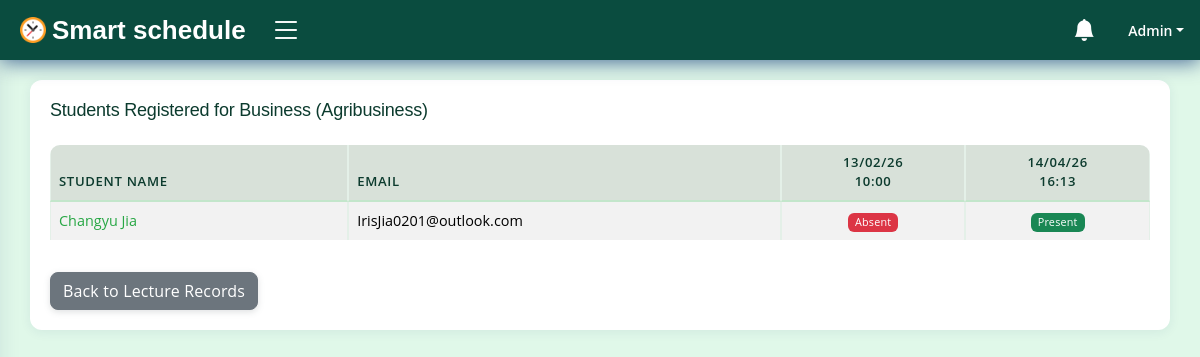
/campus/unit/3df60007-406f-40d2-bd38-032f21b98ce2/students/ (signed in), run on an earlier commit of the app's database.
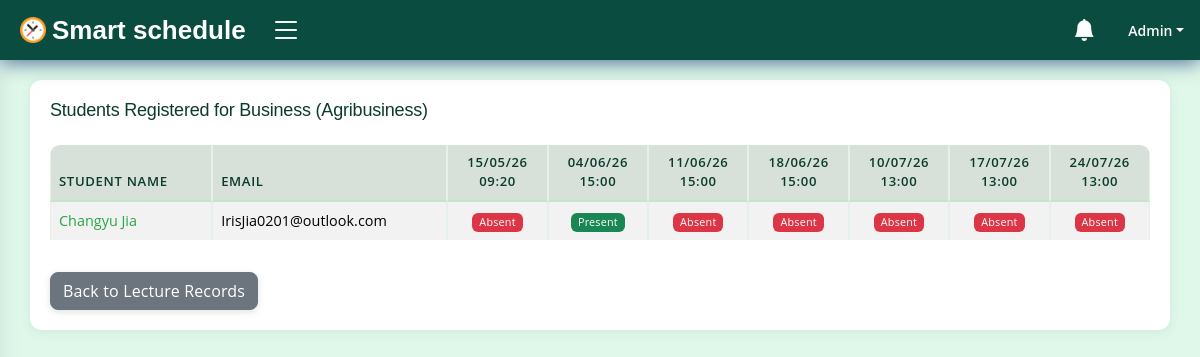
And on a later commit of the database.
### accounts/models.py (models this page shows, shortened)
class User(AbstractUser):
    REMINDER_TIME_CHOICES = [
        ('60min', '60 minutes before'),
        ('30min', '30 minutes before'),
        ('15min', '15 minutes before'),
        ('instant', 'Instant'),
    ]
    NOTIFICATION_METHOD_CHOICES = [
        ('in_app', 'In-App'),
        ('email', 'Email'),
        ('both', 'Both'),
    ]
    id = models.CharField(max_length=50, primary_key=True, unique=True, editable=False)
    first_name = models.CharField(max_length=15, blank=False)
    last_name = models.CharField(max_length=15, blank=False)
    email = models.EmailField(unique=True)
    gender = models.CharField(max_length=7, blank=False)
    dob = models.DateField(null=True, blank=False, db_column='Date of Birth')
    age = models.PositiveIntegerField(default=0, editable=False)
    mobile_no = PhoneNumberField()
    is_student = models.BooleanField(default=False)
    date_updated = models.DateTimeField(auto_now=True)
    reminder_preference = models.CharField(
        max_length=100,  # Increased length to store multiple values
        default='15min',
        verbose_name='Reminder Times',
        help_text='Select one or more reminder times.'
    )
    notification_method = models.CharField(
        max_length=10,
        choices=NOTIFICATION_METHOD_CHOICES,
        default='in_app',
        verbose_name='Notification Method',
    )
    REQUIRED_FIELDS = ['username']
    USERNAME_FIELD = 'email'
    def __str__(self) -> str:
        return self.username
    class Meta:
        ordering = ['username', 'first_name', 'last_name']

class Student(models.Model):
    id = models.CharField(max_length=50, primary_key=True, unique=True, editable=False)
    student_name = models.OneToOneField(User, on_delete=models.CASCADE, editable=False)
    school = models.CharField(max_length=70, blank=False)
    department = models.CharField(max_length=70, blank=False)
    reg_no = models.CharField(max_length=14, blank=False, unique=True, db_column='Registration No.')
    year = models.CharField(max_length=10, blank=False, db_column='Year of Study')
    semester = models.CharField(max_length=1, blank=False)
    programme = models.CharField(max_length=35, blank=False)
    course = models.CharField(max_length=50, blank=False)
    date_created = models.DateTimeField(auto_now_add=True)
    date_updated = models.DateTimeField(auto_now=True)
    class Meta:
        ordering = ['student_name', 'reg_no']
        verbose_name_plural = 'Students records'

### campus/models.py (models this page shows, shortened)
class BookedUnit(models.Model):
    id = models.CharField(max_length=50, primary_key=True, unique=True, editable=False)
    lecturer = models.ForeignKey(Faculty, on_delete=models.CASCADE)
    students_course = models.CharField(max_length=50, blank=False)
    course = models.ForeignKey(Course, on_delete=models.CASCADE)
    year_of_study = models.CharField(max_length=10, blank=False)
    semester = models.CharField(max_length=1, blank=False)
    booking_date = models.DateTimeField(auto_now_add=True)
    date_updated = models.DateTimeField(auto_now=True)
    class Meta:
        ordering = ['course__name', 'lecturer']
        verbose_name_plural = 'Booked units'

class Course(models.Model):
    id = models.CharField(max_length=50, primary_key=True, unique=True, editable=False)
    name = models.CharField(max_length=80, unique=True, blank=False)
    code = models.CharField(max_length=10, unique=True, blank=False)
    description = models.TextField(blank=True, null=True)
    date_created = models.DateTimeField(auto_now_add=True)
    date_updated = models.DateTimeField(auto_now=True)
    class Meta:
        ordering = ['name']
        verbose_name_plural = 'Courses'

class Lecture(models.Model):
    STATUS_CHOICES = (
        ('scheduled', 'Scheduled'),
        ('completed', 'Completed'),
        ('missed', 'Missed'),
        ('exempt', 'Exempt'),
    )
    RECURRENCE_CHOICES = (
        ('none', 'None'),
        ('daily', 'Daily'),
        ('weekly', 'Weekly'),
        ('monthly', 'Monthly'),
    )
    END_CONDITION_CHOICES = (
        ('count', 'By Count'),
        ('date', 'By Date'),
    )
    id = models.CharField(max_length=50, primary_key=True, unique=True, editable=False)
    lecturer = models.ForeignKey(Faculty, on_delete=models.CASCADE, editable=False)
    student = models.ForeignKey(Student, on_delete=models.CASCADE, null=True, editable=False)
    lecture_hall = models.ForeignKey('LectureHall', on_delete=models.CASCADE, editable=False, null=True, db_column='Venue')
    unit_name = models.ForeignKey(BookedUnit, on_delete=models.CASCADE)
    lecture_date = models.DateField(null=False, blank=False)
    start_time = models.TimeField(null=False, blank=False, db_column='Scheduled start time')
    end_time = models.TimeField(null=False, blank=False, db_column='Scheduled end time')
    recurrence_pattern = models.CharField(max_length=10, choices=RECURRENCE_CHOICES, default='none')
    recurrence_end_type = models.CharField(max_length=10, choices=END_CONDITION_CHOICES, null=True, blank=True)
    recurrence_count = models.PositiveIntegerField(null=True, blank=True)
    recurrence_end_date = models.DateField(null=True, blank=True)
    parent_event_id = models.CharField(max_length=50, null=True, blank=True)
    total_students = models.PositiveIntegerField(default=0, editable=False)
    is_attending = models.BooleanField(default=False)
    is_taught = models.BooleanField(default=False, editable=False)
    status = models.CharField(max_length=10, choices=STATUS_CHOICES, default='scheduled')
    date_scheduled = models.DateTimeField(auto_now_add=True)
    date_updated = models.DateTimeField(auto_now=True)
    class Meta:
        ordering = ['lecturer', 'lecture_hall', '-date_scheduled']
        verbose_name_plural = 'Scheduled lectures'

### campus/views.py (the view)
# urls.py: path('unit/<str:unit_id>/students/', views.ViewUnitStudentsView.as_view(), name='view_unit_students'),
@method_decorator(login_required(login_url='login'), name='get')
@method_decorator(user_passes_test(lambda user: not user.is_student), name='get')
class ViewUnitStudentsView(View):
    template_name = 'dashboard/faculty/unit_students.html'
    def get(self, request, unit_id, *args, **kwargs):
        try:
            unit = BookedUnit.objects.get(id=unit_id)
            if not request.user.is_staff and not request.user.is_superuser:
                if unit.lecturer != request.user.faculty:
                    messages.error(request, "You are not authorized to view students for this unit.")
                    return redirect('view_faculty_lectures', staff_id=request.user.faculty.id, staff_name=request.user.faculty)
            registered_students = RegisteredUnit.objects.filter(unit=unit).select_related('student__student_name')
            lectures_for_unit = Lecture.objects.filter(unit_name=unit).order_by('lecture_date', 'start_time')
            lecture_events = []
            seen_lectures = set()
            for lecture in lectures_for_unit:
                event_tuple = (lecture.lecture_date, lecture.start_time)
                if event_tuple not in seen_lectures:
                    lecture_events.append(lecture)
                    seen_lectures.add(event_tuple)
            attendance_data = []
            for reg_unit in registered_students:
                student = reg_unit.student
                student_attendance = {
                    'student': student,
                    'attendance': []
                }
                for lecture_event in lecture_events:
                    attended = Lecture.objects.filter(
                        unit_name=unit,
                        lecture_date=lecture_event.lecture_date,
                        start_time=lecture_event.start_time,
                        student=student,
                        is_attending=True
                    ).exists()
                    student_attendance['attendance'].append(attended)
                attendance_data.append(student_attendance)
            context = {
                'unit': unit,
                'attendance_data': attendance_data,
                'lecture_events': lecture_events,
            }
            return render(request, self.template_name, context)
        except BookedUnit.DoesNotExist:
            messages.error(request, "The selected unit does not exist.")
            if not request.user.is_staff and not request.user.is_superuser:
                return redirect('view_faculty_lectures', staff_id=request.user.faculty.id, staff_name=request.user.faculty)
            else:
                return redirect('admin_dashboard') # Or some other admin page

### campus/templates/dashboard/faculty/unit_students.html (shortened to what this page needs)
{% extends 'dashboard/faculty/base.html' %}
{% block content %}
<main id="main" class="main">
    <section class="section">
        <div class="row">
            <div class="col-lg-12">
                <div class="card">
                    <div class="card-body">
                        <h5 class="card-title">Students Registered for {{ unit.course.name }} ({{ unit.students_course }})</h5>
                        {% if attendance_data %}
                        <div class="table-responsive">
                            <table class="table table-bordered table-striped">
                                <thead>
                                    <tr class="table-active">
                                        <th>Student Name</th>
                                        <th>Email</th>
                                        {% for lecture in lecture_events %}
                                            <th class="text-center">{{ lecture.lecture_date|date:"d/m/y" }} <br> {{ lecture.start_time|time:"H:i" }}</th>
                                        {% endfor %}
                                    </tr>
                                </thead>
                                <tbody>
                                    {% for data in attendance_data %}
                                    <tr>
                                        <td><a href="{% url 'view_student_calendar' student_id=data.student.id %}">{{ data.student.student_name.first_name }} {{ data.student.student_name.last_name }}</a></td>
                                        <td>{{ data.student.student_name.email }}</td>
                                        {% for attended in data.attendance %}
                                            <td class="text-center">
                                                {% if attended %}
                                                    <span class="badge bg-success">Present</span>
                                                {% else %}
                                                    <span class="badge bg-danger">Absent</span>
                                                {% endif %}
                                            </td>
                                        {% endfor %}
                                    </tr>
                                    {% endfor %}
                                </tbody>
                            </table>
                        </div>
                        {% else %}
                        <div class="alert alert-info" role="alert">
                            No students are registered for this unit yet.
                        </div>
                        {% endif %}
                        {% if request.user.is_staff or request.user.is_superuser %}
                        <a href="{% url 'admin_homepage' %}" class="btn btn-secondary mt-3">Back to Dashboard</a>
                        {% else %}
                        <a href="{% url 'view_faculty_lectures' staff_id=request.user.faculty.id staff_name=request.user.faculty %}" class="btn btn-secondary mt-3">Back to Lecture Records</a>
                        {% endif %}
                    </div>
                </div>
            </div>
        </div>
    </section>
</main>
{% endblock %}

### campus/templates/dashboard/faculty/base.html (shortened to what this page needs)
{% load static %}
{% load custom_filters %}
<!DOCTYPE html>
<html lang="en">
<head>
    <link href="https://cdn.jsdelivr.net/npm/bootstrap@5.3.2/dist/css/bootstrap.min.css" rel="stylesheet">
    <link rel="stylesheet" href="https://cdn.jsdelivr.net/npm/bootstrap-icons@1.11.1/font/bootstrap-icons.css">
    <link href="{% static 'css/styles.css' %}" rel="stylesheet">
    <link href="{% static 'css/custom.css' %}?v=2.0" rel="stylesheet">
    <link rel="stylesheet" href="https://cdn.jsdelivr.net/npm/fullcalendar@5.10.0/main.min.css">
</head>
<body>
    <header id="header" class="header fixed-top d-flex align-items-center">
        <div class="d-flex align-items-center justify-content-between">
            <a href="{% url 'faculty_homepage' %}" class="logo d-flex align-items-center">
                <img src="{% static 'img/logo/logo.png' %}" alt="logo">
                <span class="d-none d-lg-block text-white">Smart schedule</span>
            </a>
            <i class="bi bi-list toggle-sidebar-btn"></i>
        </div>
        <nav class="header-nav ms-auto">
            <ul class="d-flex align-items-center">
                <li class="nav-item dropdown">
                    <a class="nav-link nav-icon" href="#" data-bs-toggle="dropdown">
                        <i class="bi bi-bell-fill"></i>
                    </a>
                </li>
                <li class="nav-item dropdown pe-3">
                    <a class="nav-link nav-profile d-flex align-items-center pe-0" href="" data-bs-toggle="dropdown">
                        <span class="d-none d-md-block dropdown-toggle ps-2">{{ request.user.username }}</span>
                    </a>
                </li>
            </ul>
        </nav>
    </header>
    {% block content %}
    {% endblock %}
</body>
</html>

What changed in the data, as far as the page shows it:
removed Lecture: lecture_date "13/02/26", start_time "10:00"
removed Lecture: lecture_date "14/04/26", start_time "16:13"
added Lecture: lecture_date "15/05/26", start_time "09:20"
added Lecture: lecture_date "04/06/26", start_time "15:00"
added Lecture: lecture_date "11/06/26", start_time "15:00"
added Lecture: lecture_date "18/06/26", start_time "15:00"
added Lecture: lecture_date "10/07/26", start_time "13:00"
added Lecture: lecture_date "17/07/26", start_time "13:00"
added Lecture: lecture_date "24/07/26", start_time "13:00"
Also different on the page:
new list line: "Absent"
